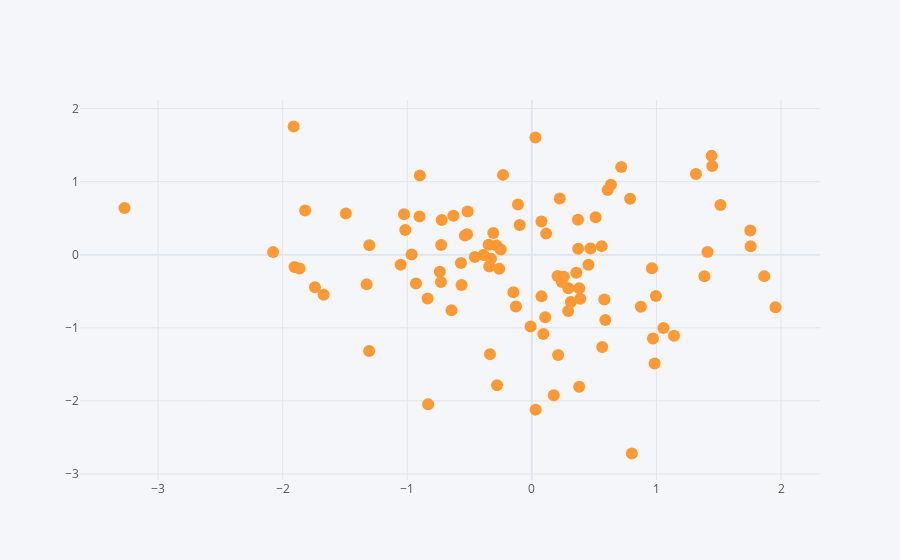

The notebook cell saved with this chart:
### Code cell
df.iplot(kind='scatter', x='A', y='B', mode = 'markers') #scatter plot, kind is used to describe plotting
